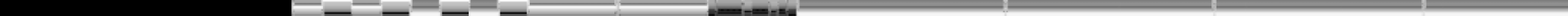
#> input picture RedFox_CTF_2026/REDFOX/echoesOfBifrost/crop_0_4000.png, 40000 x 400 px (shown at 1/26 size); its folder holds only this picture in this run
$ python ocr_attempt.py
#> lines starting #> are read from the running program, lines starting #| are printed output that depends on the picture; after the words box and inside, x2 and y2 are one past the last pixel; in counts of white or black regions, pixels touching at a corner belong together
#!/usr/bin/env python3
"""
Use OCR to extract text from spectrogram images
"""
import pytesseract
from PIL import Image, ImageEnhance
import os
import glob

def try_ocr_on_images():
    """Try OCR on all PNG images we generated"""

    # Find all PNG files
    png_files = sorted(glob.glob('*.png'))

    print(f"Found {len(png_files)} PNG files")

    # Priority: check the spectrogram files first
    priority_patterns = [
        'spec_*_sstv.png',  # Zoomed SSTV spectrograms
        'crop_*.png',       # Cropped regions
        'sstv_as_video*.png',  # Video stream interpretation
        'spectrogram_variant*.png',
    ]

    files_to_check = []
    for pattern in priority_patterns:
        files_to_check.extend(sorted(glob.glob(pattern)))

    print(f"\nTrying OCR on {len(files_to_check)} priority files:")

    for filename in files_to_check[:10]:  # Limit to first 10 to save time
        print(f"\n--- Processing {filename} ---")

        try:
            img = Image.open(filename)
#> img is the input picture: PIL image 40000x400 L; min 0, max 255, mean 135.6
            print(f"  Image size: {img.size}")
#|   Image size: (40000, 400)
#> (the call stopped at in try_ocr_on_images, `text = pytesseract.image_to_string(img)`: pytesseract is not available in this run)

            # Try OCR as-is
            text = pytesseract.image_to_string(img)
            if text.strip():
                print(f"  OCR result:\n{text[:500]}")

            # Try with enhancements if image is small
            if img.size[0] < 2000 and img.size[1] < 500:
                # Upscale
                scale_factor = 4
                img_scaled = img.resize((img.size[0] * scale_factor, img.size[1] * scale_factor), Image.Resampling.NEAREST)
                text_scaled = pytesseract.image_to_string(img_scaled)
                if text_scaled.strip() and text_scaled != text:
                    print(f"  OCR on upscaled:\n{text_scaled[:500]}")

                # Try with contrast enhancement
                enhancer = ImageEnhance.Contrast(img_scaled)
                img_enhanced = enhancer.enhance(2.0)
                text_enhanced = pytesseract.image_to_string(img_enhanced)
                if text_enhanced.strip() and text_enhanced != text_scaled:
                    print(f"  OCR on upscaled+contrast:\n{text_enhanced[:500]}")

        except Exception as e:
            print(f"  Error: {e}")

def try_imagemagick_convert():
    """Try using ImageMagick to process images"""
    print("\n=== Trying ImageMagick conversion ===")

    # Try edge detection or other filters
    img_files = sorted(glob.glob('crop_*.png'))

    if img_files:
        for img_file in img_files[:3]:
            print(f"\nProcessing {img_file} with PIL filters:")
            img = Image.open(img_file)

            # Try various PIL enhancements
            # Edge enhance
            from PIL import ImageFilter
            img_edges = img.filter(ImageFilter.FIND_EDGES)
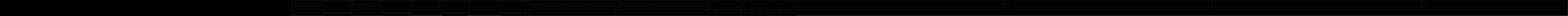
#> img_edges: PIL image 40000x400 L (shown at 1/26 size); min 0, max 255, mean 2.2
            img_edges.save(f'{img_file}_edges.png')

            # Sharpen with strong contrast
            img_sharp = img.filter(ImageFilter.SHARPEN)
            img_sharp = ImageEnhance.Contrast(img_sharp).enhance(3.0)
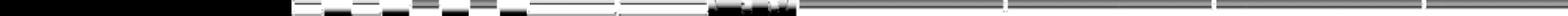
#> img_sharp: PIL image 40000x400 L (shown at 1/26 size); min 0, max 255, mean 149.7
            img_sharp.save(f'{img_file}_sharp.png')

            # Posterize to reduce colors (might help OCR)
            img_post = ImageEnhance.Contrast(img).enhance(2.0)
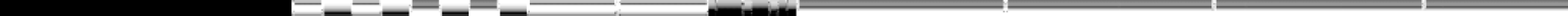
#> img_post: PIL image 40000x400 L (shown at 1/26 size); min 0, max 255, mean 146.6
            img_post = Image.Image.quantize(img_post, colors=2)  # B&W
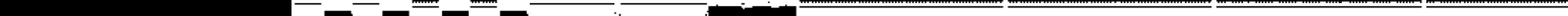
#> img_post: PIL image 40000x400 P (shown at 1/26 size); values 62 (black) and 219 (white), 62% white; 27 black regions, largest, box (x1, y1, x2, y2) and area: (0, 0, 7440, 400) 2976000, (18040, 120, 20320, 400) 521600, (20400, 0, 25600, 80) 304000
            img_post.save(f'{img_file}_bw.png')

            print(f"  Saved enhanced versions")

            # Try OCR on enhanced
            try:
                text_bw = pytesseract.image_to_string(img_post)
                if text_bw.strip():
                    print(f"  OCR from B&W version: {text_bw[:200]}")
            except:
                pass

if __name__ == '__main__':
    try_ocr_on_images()
    try_imagemagick_convert()
#> (the call stopped at in try_imagemagick_convert, `text_bw = pytesseract.image_to_string(img_post)`: pytesseract is not available in this run)
